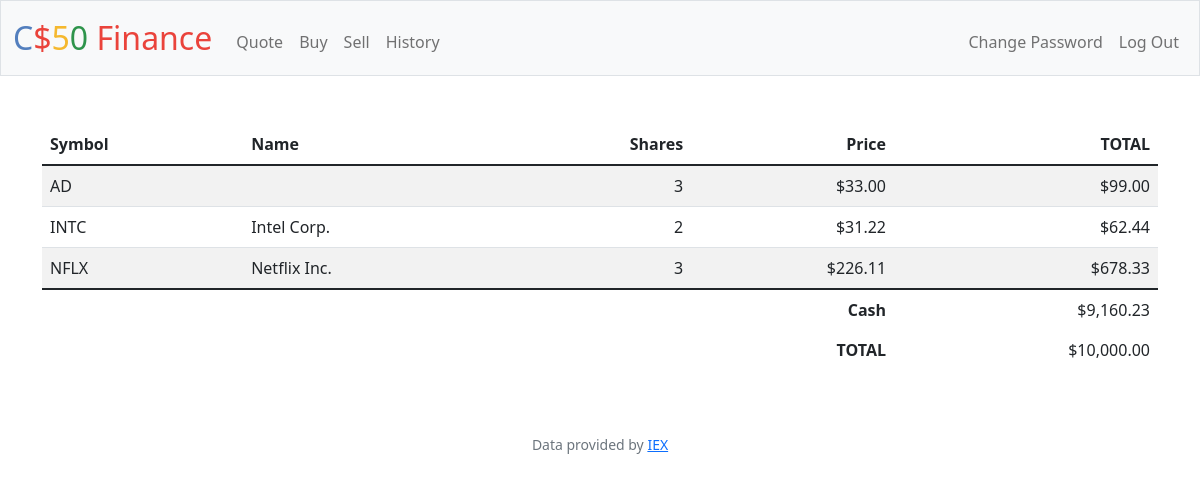
The page / (signed in) on the database its author committed.
### tables this page shows
CREATE TABLE purchases (purchase_id INTEGER PRIMARY KEY AUTOINCREMENT NOT NULL, symbol TEXT NOT NULL, name TEXT NOT NULL, shares INTEGER NOT NULL, price NUMERIC NOT NULL, total NUMERIC NOT NULL, user_id INTEGER REFERENCES users(id));

### app.py (the view)
@app.route("/")
@login_required
def index():
    purchases = db.execute("SELECT * FROM purchases WHERE user_id = ? GROUP BY name", session["user_id"])
    if len(purchases) != 0:
        user_cash = db.execute("SELECT SUM(total) AS cash FROM purchases WHERE user_id = ?", session["user_id"])
        cash = 10000 - user_cash[0]['cash']
        sum = cash + user_cash[0]['cash']
    else:
        cash = 10000
        sum = 10000
    return render_template("index.html", purchases=purchases, cash=cash, sum=sum)

### app.py (called while the page is built)
@app.after_request
def after_request(response):
    response.headers["Cache-Control"] = "no-cache, no-store, must-revalidate"
    response.headers["Expires"] = 0
    response.headers["Pragma"] = "no-cache"
    return response

### helpers.py (called while the page is built)
def login_required(f):
    @wraps(f)
    def decorated_function(*args, **kwargs):
        if session.get("user_id") is None:
            return redirect("/login")
        return f(*args, **kwargs)
    return decorated_function

def usd(value):
    return f"${value:,.2f}"

### templates/index.html (shortened to what this page needs)
{% extends "layout.html" %}
{% block main %}
    <table class="table table-striped">
        <thead>
            <tr>
                <th class="text-start">Symbol</th>
                <th class="text-start">Name</th>
                <th class="text-end">Shares</th>
                <th class="text-end">Price</th>
                <th class="text-end">TOTAL</th>
            </tr>
        </thead>
        <tbody>
            {% for purchase in purchases %}
                <tr>
                    <td style="text-align:left">{{ purchase.symbol }}</td>
                    <td style="text-align:left">{{ purchase.name }}</td>
                    <td style="text-align:right">{{ purchase.shares }}</td>
                    <td style="text-align:right">{{ purchase.price | usd }}</td>
                    <td style="text-align:right">{{ purchase.total | usd }}</td>
                </tr>
            {% endfor %}
        </tbody>
        <tfoot>
            <tr>
                <td class="border-0 fw-bold text-end" colspan="4">Cash</td>
                <td class="border-0 text-end">{{ cash | usd }}</td>
            </tr>
            <tr>
                <td class="border-0 fw-bold text-end" colspan="4">TOTAL</td>
                <td class="border-0 w-bold text-end">{{ sum | usd }}</td>
            </tr>
        </tfoot>
    </table>
        </main>
{% endblock %}

### templates/layout.html (shortened to what this page needs)
<!DOCTYPE html>
<html lang="en">
    <head>
        <link href="https://cdn.jsdelivr.net/npm/bootstrap@5.1.3/dist/css/bootstrap.min.css" rel="stylesheet">
        <link href="/static/styles.css" rel="stylesheet">
    </head>
    <body>
        <nav class="bg-light border navbar navbar-expand-md navbar-light">
            <div class="container-fluid">
                <a class="navbar-brand" href="/"><span class="blue">C</span><span class="red">$</span><span class="yellow">5</span><span class="green">0</span> <span class="red">Finance</span></a>
                <div class="collapse navbar-collapse" id="navbar">
                    {% if session["user_id"] %}
                        <ul class="navbar-nav me-auto mt-2">
                            <li class="nav-item"><a class="nav-link" href="/quote">Quote</a></li>
                            <li class="nav-item"><a class="nav-link" href="/buy">Buy</a></li>
                            <li class="nav-item"><a class="nav-link" href="/sell">Sell</a></li>
                            <li class="nav-item"><a class="nav-link" href="/history">History</a></li>
                        </ul>
                        <ul class="navbar-nav ms-auto mt-2">
                            <li class="nav-item"><a class="nav-link" href="/change_password">Change Password</a></li>
                            <li class="nav-item"><a class="nav-link" href="/logout">Log Out</a></li>
                        </ul>
                    {% else %}
                        <ul class="navbar-nav ms-auto mt-2">
                            <li class="nav-item"><a class="nav-link" href="/register">Register</a></li>
                            <li class="nav-item"><a class="nav-link" href="/login">Log In</a></li>
                        </ul>
                    {% endif %}
                </div>
            </div>
        </nav>
        <main class="container py-5 text-center">
            {% block main %}{% endblock %}
        <footer class="mb-5 small text-center text-muted">
            Data provided by <a href="https://iexcloud.io/">IEX</a>
        </footer>
    </body>
</html>

### static/styles.css (style rules this page uses)
nav .navbar-brand { font-size: xx-large; }
nav .navbar-brand .blue { color: #537fbe; }
nav .navbar-brand .red { color: #ea433b; }
nav .navbar-brand .yellow { color: #f5b82e; }
nav .navbar-brand .green { color: #2e944b; }

### rows shown on the page
purchases: symbol "AD", shares "3", price "$33.00", total "$99.00"
purchases: symbol "INTC", name "Intel Corp.", shares "2", price "$31.22", total "$62.44"
purchases: symbol "NFLX", name "Netflix Inc.", shares "3", price "$226.11", total "$678.33"

### other values the page prints
{{ cash | usd }} "$9,160.23"
{{ sum | usd }} "$10,000.00"
